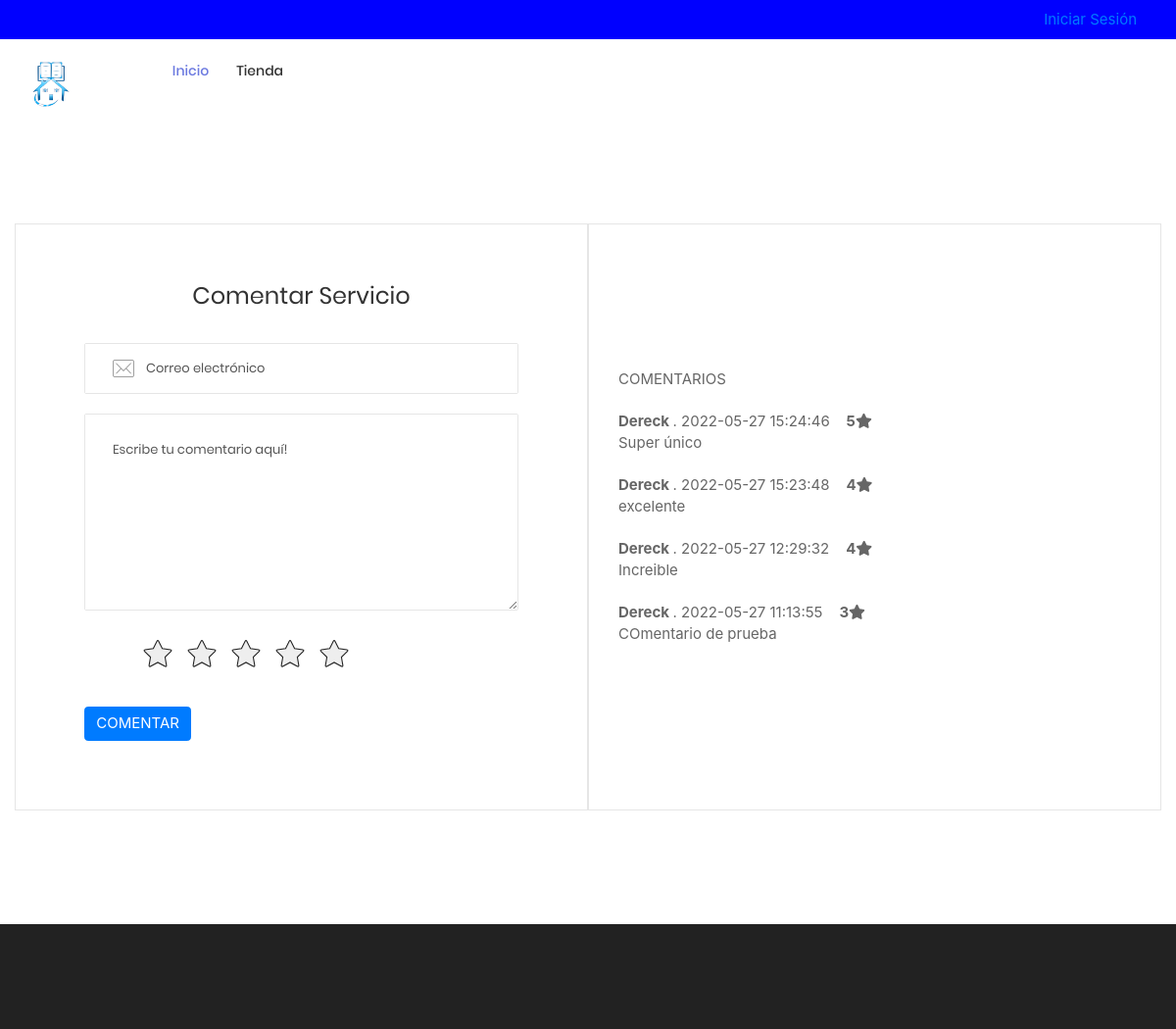
Page /contacto on the committed database.
### tables this page shows
CREATE TABLE `comentario` (
  `id` bigint NOT NULL AUTO_INCREMENT,
  `nombre` varchar(200) NOT NULL,
  `email` varchar(200) NOT NULL,
  `mensaje` text NOT NULL,
  `datecreated` datetime NOT NULL DEFAULT CURRENT_TIMESTAMP,
  `valoracion` int DEFAULT '0',
  `idservicio` bigint DEFAULT NULL,
  PRIMARY KEY (`id`)
);

### Libraries/Core/Mysql.php (called while the page is built, shortened)
<?php
	class Mysql extends Conexion
	{
		private $conexion;
		function __construct()
		{
			$this->conexion = new Conexion();
			$this->conexion = $this->conexion->conect();
		}
		public function select(string $query)
		{
			$this->strquery = $query;
        	$result = $this->conexion->prepare($this->strquery);
			$result->execute();
        	$data = $result->fetch(PDO::FETCH_ASSOC);
        	return $data;
		}
		public function select_all(string $query)
		{
			$this->strquery = $query;
        	$result = $this->conexion->prepare($this->strquery);
			$result->execute();
        	$data = $result->fetchall(PDO::FETCH_ASSOC);
        	return $data;
		}
	}
 ?>

### Libraries/Core/Conexion.php (called while the page is built)
<?php
class Conexion{
	private $conect;
	public function __construct(){
		$connectionString = "mysql:host=".DB_HOST.";dbname=".DB_NAME.";charset=".DB_CHARSET;
		try{
			$this->conect = new PDO($connectionString, DB_USER, DB_PASSWORD);
			$this->conect->setAttribute(PDO::ATTR_ERRMODE, PDO::ERRMODE_EXCEPTION);
		}catch(PDOException $e){
			$this->conect = 'Error de conexión';
		    echo "ERROR: " . $e->getMessage();
		}
	}
	public function conect(){
		return $this->conect;
	}
}
?>

### Helpers/Helpers.php (called while the page is built, shortened)
<?php
    function media()
    {
        return BASE_URL."/Assets";
    }
    function getInfoPage(int $idpagina){
        require_once("Libraries/Core/Mysql.php");
        $con = new Mysql();
        $sql = "SELECT * FROM post WHERE idpost = $idpagina";
        $request = $con->select($sql);
        return $request;
    }
    function getPageRout(string $ruta){
        require_once("Libraries/Core/Mysql.php");
        $con = new Mysql();
        $sql = "SELECT * FROM post WHERE ruta = '$ruta' AND status != 0 ";
        $request = $con->select($sql);
        if(!empty($request)){
            $request['portada'] = $request['portada'] != "" ? media()."/images/uploads/".$request['portada'] : "";
        }
        return $request;
    }
    function viewPage(int $idpagina){
        require_once("Libraries/Core/Mysql.php");
        $con = new Mysql();
        $sql = "SELECT * FROM post WHERE idpost = $idpagina ";
        $request = $con->select($sql);
        if( ($request['status'] == 2 AND isset($_SESSION['permisosMod']) AND $_SESSION['permisosMod']['u'] == true) OR $request['status'] == 1){
            return true;
        }else{
            return false;
        }
    }
 ?>

### index.php (called while the page is built, shortened)
<?php
	require_once("Helpers/Helpers.php");
	require_once("Libraries/Core/Load.php");
 ?>

### Libraries/Core/Views.php (called while the page is built)
<?php
	class Views
	{
		function getView($controller,$view,$data="")
		{
			$controller = get_class($controller);
			if($controller == "Home"){
				$view = "Views/".$view.".php";
			}else{
				$view = "Views/".$controller."/".$view.".php";
			}
			require_once ($view);
		}
	}
 ?>

### Models/TComentario.php (called while the page is built, shortened)
<?php
require_once("Libraries/Core/Mysql.php");
trait TComentario{
    public function getComentariosT(int $idservicio){
        $this->intIdservicio = $idservicio;
        $this->con = new Mysql();
        $sql = "SELECT id, nombre, email, mensaje, datecreated, valoracion
        FROM comentario WHERE idservicio = '{$this->intIdservicio}' ORDER BY datecreated DESC LIMIT 6";
        $request = $this->con->select_all($sql);
        return $request;
    }
}

### Views/Contacto/contacto.php (the view, shortened to what this page needs)
<?php
$idpagina = $data['page']['idpost'];
$arrComentarios = $data['comentarios'];
 ?>
<?php
	if(viewPage($idpagina)){
 ?>
<section class="bg0 p-t-104 p-b-116">
	<div class="container">
		<div class="flex-w flex-tr">
			<div class="size-210 bor10 p-lr-70 p-t-55 p-b-70 p-lr-15-lg w-full-md">
				<form id="frmContacto">
					<h4 class="mtext-105 cl2 txt-center p-b-30">
						Comentar Servicio
					</h4>
					<div class="bor8 m-b-20 how-pos4-parent">
						<input class="stext-111 cl2 plh3 size-116 p-l-62 p-r-30" type="text" id="emailContacto" name="emailContacto" placeholder="Correo electrónico">
					</div>
					<div class="bor8 m-b-30">
						<textarea class="stext-111 cl2 plh3 size-120 p-lr-28 p-tb-25" id="mensaje" name="mensaje" placeholder="Escribe tu comentario aquí!"></textarea>
					</div>
					<div class="page__group">
						<div class="rating">
							<label for="rc1" class="rating__item">
							<svg class="rating__star">
								<use xlink:href="#star"></use>
							</svg>
							</label>
							<label for="rc2" class="rating__item">
							<svg class="rating__star">
								<use xlink:href="#star"></use>
							</svg>
							</label>
							<label for="rc3" class="rating__item">
							<svg class="rating__star">
								<use xlink:href="#star"></use>
							</svg>
							</label>
							<label for="rc4" class="rating__item">
							<svg class="rating__star">
								<use xlink:href="#star"></use>
							</svg>
							</label>
							<label for="rc5" class="rating__item">
							<svg class="rating__star">
								<use xlink:href="#star"></use>
							</svg>
							</label>
						</div>
					</div>
					<button class="btn btn-primary pointer">
						COMENTAR
					</button>
				</form>
			</div>
			<div id="coments" class="size-210 bor10 flex-w flex-col-m p-lr-30 p-tb-30 p-lr-15-lg w-full-md">
				<div class="">
					<div class="">
						<p>COMENTARIOS</p>
					</div>
					<?php
						for ($p=0; $p < count($arrComentarios) ; $p++) {
					?>
					<div class="">
						<b><?= $arrComentarios[$p]['nombre']; ?> </b>. <span><?= $arrComentarios[$p]['datecreated'];?></span>&nbsp&nbsp&nbsp <b><?= $arrComentarios[$p]['valoracion'];?><i class="fa fa-star" aria-hidden="true"></i></b>
						<p><?= $arrComentarios[$p]['mensaje'];?></p>
					</div>
					<?php } ?>
				</div>
			</div>
		</div>
	</div>
</section>
<?php
	}
?>

### Assets/tienda/css/main.css (style rules this page uses)
.container { max-width: 1380px; }
@media (max-width: 1600px) { .container { max-width: 1200px; } }
.container p { margin-bottom: 20px; }
.cl2 { color: #333; }
.stext-111 { font-family: Poppins-Regular; font-size: 13px; line-height: 1.6923; }
.mtext-105 { font-family: Poppins-Regular; font-size: 24px; line-height: 1.5; }
.size-116 { width: 100%; height: 50px; }
.size-120 { width: 100%; min-height: 199px; }
.size-210 { width: 50%; }
.bg0 { background-color: #fff; }
.bor8 { border: 1px solid #e6e6e6; border-radius: 2px; }
.bor10 { border: 1px solid #e6e6e6; }
.how-pos4-parent { position: relative; }

### Assets/css/start.css (style rules this page uses)
.rating { --uiRatingColor: var(--ratingColor, #eee); --uiRatingColorActive: var(--ratingColorActive, #ffcc00); display: var(--ratingDisplay, flex); font-size: var(--ratingSize, 1rem); color: var(--uiRatingColor); }
.rating__item { cursor: pointer; position: relative; }
.rating__item { padding-left: 0.25em; padding-right: 0.25em; }
.rating__star { display: block; width: 1em; height: 1em; fill: currentColor; stroke: var(--ratingStroke, #222); stroke-width: var(--ratingStrokeWidth, 1px); }
.rating { --ratingSize: 2rem; --ratingColor: #eee; --ratingColorActive: #ffcc00; }
body { font-family: -apple-system, BlinkMacSystemFont, Segoe UI, Roboto, Open Sans, Ubuntu, Fira Sans, Helvetica Neue, sans-serif; font-size: 1rem; margin: 0; }
.page__group { margin-top: 2rem; margin-bottom: 2rem; text-align: center; }
@media (min-width: 641px) { .page__group { margin-left: 3.5rem; margin-right: 3.5rem; } }

### rows in the picture
comentario: nombre "Dereck", datecreated "2022-05-27 15:24:46", valoracion "5", mensaje "Super único"
comentario: nombre "Dereck", datecreated "2022-05-27 15:23:48", valoracion "4", mensaje "excelente"
comentario: nombre "Dereck", datecreated "2022-05-27 12:29:32", valoracion "4", mensaje "Increible"
comentario: nombre "Dereck", datecreated "2022-05-27 11:13:55", valoracion "3", mensaje "COmentario de prueba"
